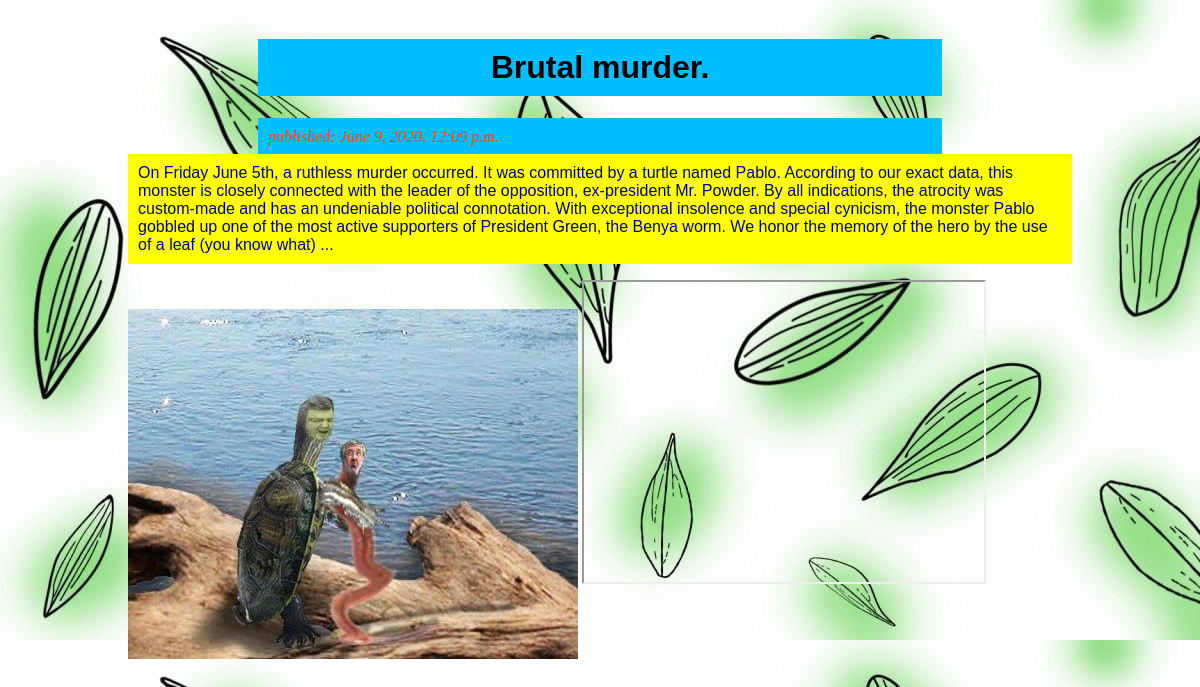
Screenshot of /news/4/ with the database file from the repository.
### news/models.py (models this page shows, shortened)
class Article(models.Model):
    author = models.ForeignKey(settings.AUTH_USER_MODEL, on_delete=models.CASCADE)
    title = models.CharField(max_length=200)
    text = models.TextField()
    image = models.ImageField(upload_to="media/images", default="media/images/no_img.jpg")
    created_date = models.DateTimeField(default=timezone.now)
    published_date = models.DateTimeField(blank=True, null=True)

### news/views.py (the view)
# urls.py: path('<int:article_id>/', views.detail, name='detail'),
def detail(request, article_id):
    try:
        article = Article.objects.get(pk=article_id)
    except Article.DoesNotExist:
        raise Http404("Article does not exist")
    return render(request, 'news/detail.html', {'article': article})

### news/templates/news/detail.html
{% load static %}
<link rel="stylesheet" type="text/css" href="{% static 'css/mystyle.css' %}">
			<header id="head">
				<h1>{{ article.title }}</h1>
				<p>published: {{ article.published_date }}</p>
			</header>
            <p>{{ article.text }}</p>
            <img src="{{ article.image.url }}" align = "middle">
            <iframe src="{% static 'video/Honduras.mp4' %}" width="400" height="300" sandbox="allow-same-origin">
            </iframe>

### news/static/css/mystyle.css (style rules this page uses)
#head { width: auto; height: 110px; margin-left: 120px; margin-right: 120px; padding: 10px; }
header>h1 { text-align: center; background-color: deepskyblue; font-family: Arial; font-weight: bold; margin-left: 120px; margin-right: 120px; padding: 10px; }
header>p { text-align: left; background-color: deepskyblue; font-family: Times; color: orangered; font-size: 12pt; font-style: italic; margin-left: 120px; margin-right: 120px; padding: 10px; }
body>p { background-color: yellow; font-family: Arial; font-size: 12pt; color: darkblue; margin-left: 120px; margin-right: 120px; padding: 10px; }
body>img { margin-top: -200px; margin-left: 120px; }

### rows the page displays
Article: title "Brutal murder.", published_date "June 9, 2020, 12:09 p.m.", text "On Friday June 5th, a ruthless murder occurred. It was committed by a turtle named Pablo. According to our exact data, this monster is closely connected with the leader of the opposition, ex-president Mr. Powder. By all indications, the atrocity was custom-made and has an undeniable political connotation. With exceptional insolence and special cynicism, the monster Pablo gobbled up one of the most active supporters of President Green, the Benya worm. We honor the memory of the hero by the use of a leaf (you know what) ...", image (picture)
